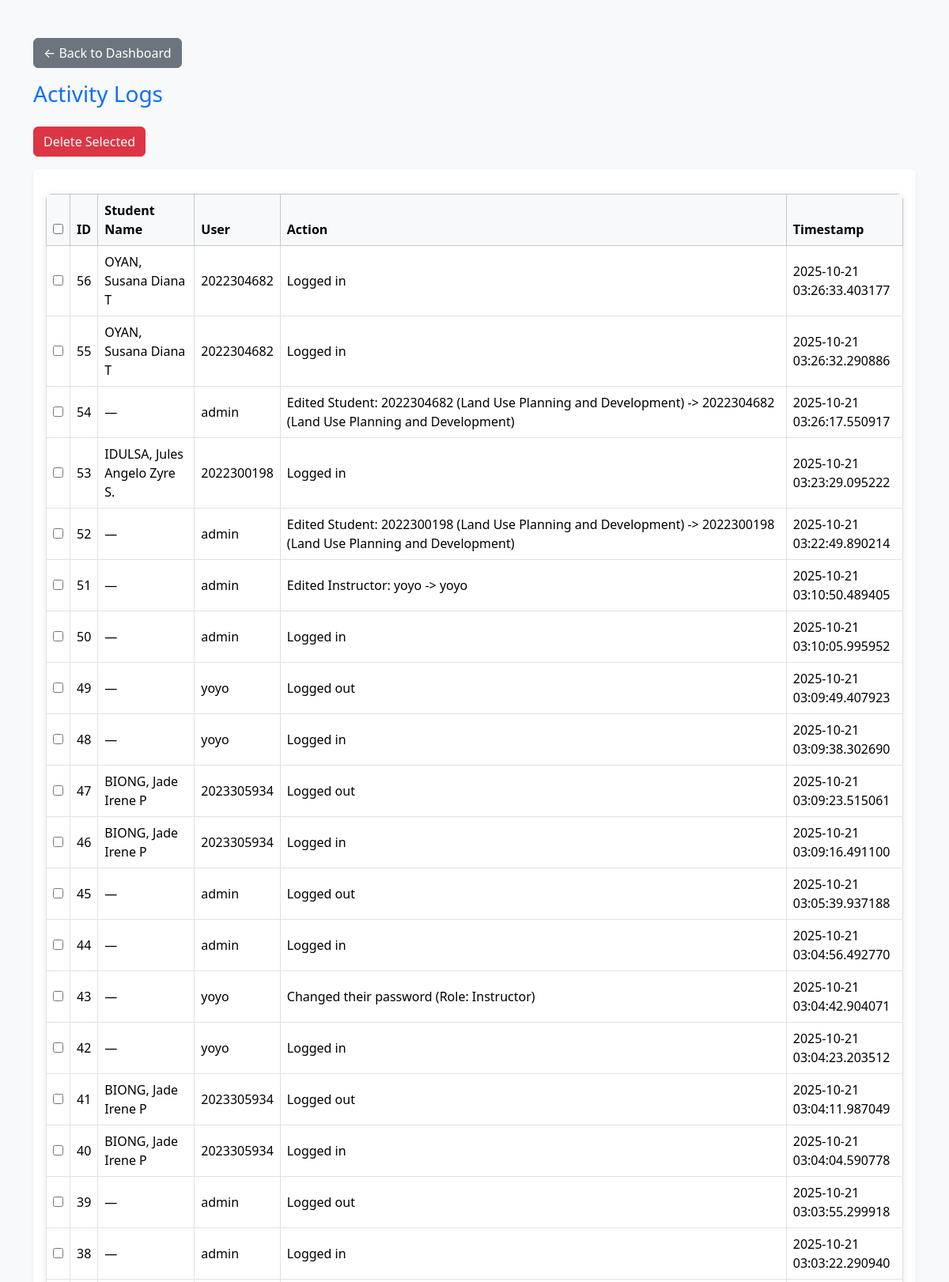
The app's page /view_logs (signed in, upper part) with its own data.
### app.py (models this page shows)
class Student(db.Model):
    id = db.Column(db.Integer, primary_key=True)
    student_id = db.Column(db.String(20), nullable=False)
    name = db.Column(db.String(100), nullable=False)
    subject = db.Column(db.String(50))
    grade = db.Column(db.String(10))
    remarks = db.Column(db.String(200))

class Log(db.Model):
    id = db.Column(db.Integer, primary_key=True)
    user = db.Column(db.String(100))
    action = db.Column(db.String(255))
    timestamp = db.Column(db.DateTime, default=datetime.utcnow)

### app.py (the view)
@app.route('/view_logs')
@login_required(role='Admin')
def view_logs():
    logs = Log.query.order_by(Log.timestamp.desc()).all()
    logs_with_student_name = []
    for log in logs:
        student = Student.query.filter_by(student_id=log.user).first()
        student_name = student.name if student else None
        logs_with_student_name.append({
            'id': log.id,
            'student_name': student_name,
            'user': log.user,
            'action': log.action,
            'timestamp': log.timestamp
        })
    return render_template('logs.html', logs=logs_with_student_name)

### app.py (called while the page is built)
def login_required(role=None):
    def decorator(f):
        @wraps(f)
        def decorated_function(*args, **kwargs):
            if 'user_id' not in session:
                flash("Please log in first.", "danger")
                return redirect(url_for('login'))
            if role and session.get('role') not in (role if isinstance(role, list) else [role]):
                flash("Access denied.", "danger")
                return redirect(url_for('login'))
            return f(*args, **kwargs)
        return decorated_function
    return decorator

### templates/logs.html (shortened to what this page needs)
<!DOCTYPE html>
<html lang="en">
<head>
<link href="https://cdn.jsdelivr.net/npm/bootstrap@5.3.3/dist/css/bootstrap.min.css" rel="stylesheet">
<link rel="stylesheet" href="{{ url_for('static', filename='css/style.css') }}">
</head>
<body class="bg-light">
<div class="container mt-5">
    <div class="mb-3">
        <a href="{{ url_for('dashboard_admin') }}" class="btn btn-secondary">
            ← Back to Dashboard
        </a>
    </div>
    <h3 class="text-primary mb-4">Activity Logs</h3>
    <div class="mb-3 d-flex gap-2">
        <button type="button" class="btn btn-danger" id="delete-selected" data-bs-toggle="modal" data-bs-target="#confirmDeleteModal">
            Delete Selected
        </button>
    </div>
    <form method="POST" action="{{ url_for('bulk_delete_logs') }}" id="bulk-delete-form">
        <div class="table-responsive shadow-sm bg-white p-3 rounded">
            <table class="table table-bordered table-hover align-middle mb-0">
                <thead class="table-light">
                    <tr>
                        <th><input type="checkbox" id="select-all"></th>
                        <th>ID</th>
                        <th>Student Name</th>
                        <th>User</th>
                        <th>Action</th>
                        <th>Timestamp</th>
                    </tr>
                </thead>
                <tbody>
                    {% for log in logs %}
                    <tr>
                        <td><input type="checkbox" name="log_ids" value="{{ log.id }}"></td>
                        <td>{{ log.id }}</td>
                        <td>{{ log.student_name or '—' }}</td>
                        <td>{{ log.user or '—' }}</td>
                        <td>{{ log.action }}</td>
                        <td>{{ log.timestamp }}</td>
                    </tr>
                    {% else %}
                    <tr>
                        <td colspan="6" class="text-center">No logs found.</td>
                    </tr>
                    {% endfor %}
                </tbody>
            </table>
        </div>
    </form>
</div>
</body>
</html>

### static/css/style.css (style rules this page uses)
#delete-selected { transition: background-color 0.3s, transform 0.2s; }
.table { border-radius: 8px; overflow: hidden; box-shadow: 0 2px 8px rgba(0,0,0,0.1); }
.table { margin-top: 15px; }

### records on screen
Student: name "OYAN, Susana Diana T" "OYAN, Susana Diana T"
Log: user "2022304682", action "Logged in", timestamp "2025-10-21 03:26:33.403177"
Log: user "2022304682", action "Logged in", timestamp "2025-10-21 03:26:32.290886"
Log: id "54", student_name "—", user "admin", action "Edited Student: 2022304682 (Land Use Planning and Development) -> 2022304682 (Land Use Planning and Development)", timestamp "2025-10-21 03:26:17.550917"
Student: name "IDULSA, Jules Angelo Zyre S."
Log: user "2022300198", action "Logged in", timestamp "2025-10-21 03:23:29.095222"
Log: id "52", student_name "—", user "admin", action "Edited Student: 2022300198 (Land Use Planning and Development) -> 2022300198 (Land Use Planning and Development)", timestamp "2025-10-21 03:22:49.890214"
Log: id "51", student_name "—", user "admin", action "Edited Instructor: yoyo -> yoyo", timestamp "2025-10-21 03:10:50.489405"
Log: id "50", student_name "—", user "admin", action "Logged in", timestamp "2025-10-21 03:10:05.995952"
Log: id "49", student_name "—", user "yoyo", action "Logged out", timestamp "2025-10-21 03:09:49.407923"
Log: id "48", student_name "—", user "yoyo", action "Logged in", timestamp "2025-10-21 03:09:38.302690"
Student: name "BIONG, Jade Irene P" "BIONG, Jade Irene P" "BIONG, Jade Irene P" "BIONG, Jade Irene P"
Log: user "2023305934", action "Logged out", timestamp "2025-10-21 03:09:23.515061"
Log: user "2023305934", action "Logged in", timestamp "2025-10-21 03:09:16.491100"
Log: id "45", student_name "—", user "admin", action "Logged out", timestamp "2025-10-21 03:05:39.937188"
Log: id "44", student_name "—", user "admin", action "Logged in", timestamp "2025-10-21 03:04:56.492770"
Log: id "43", student_name "—", user "yoyo", action "Changed their password (Role: Instructor)", timestamp "2025-10-21 03:04:42.904071"
Log: id "42", student_name "—", user "yoyo", action "Logged in", timestamp "2025-10-21 03:04:23.203512"
Log: user "2023305934", action "Logged out", timestamp "2025-10-21 03:04:11.987049"
Log: user "2023305934", action "Logged in", timestamp "2025-10-21 03:04:04.590778"
Log: id "39", student_name "—", user "admin", action "Logged out", timestamp "2025-10-21 03:03:55.299918"
Log: id "38", student_name "—", user "admin", action "Logged in", timestamp "2025-10-21 03:03:22.290940"

### other values on screen
{{ log.id }} "56" "55" "53" "47" "46" "41" "40"
